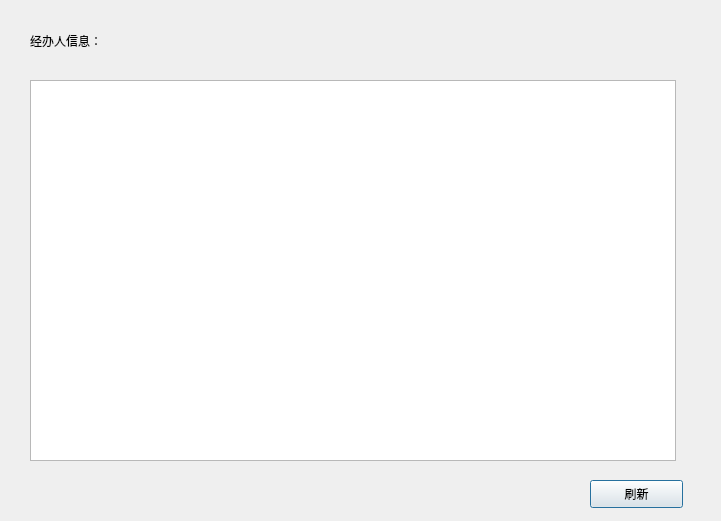
<?xml version="1.0" encoding="UTF-8"?>
<ui version="4.0">
 <class>readsales</class>
 <widget class="QDialog" name="readsales">
  <property name="geometry">
   <rect>
    <x>0</x>
    <y>0</y>
    <width>721</width>
    <height>521</height>
   </rect>
  </property>
  <property name="windowTitle">
   <string>经办人信息</string>
  </property>
  <widget class="QTableView" name="tableView">
   <property name="geometry">
    <rect>
     <x>30</x>
     <y>80</y>
     <width>646</width>
     <height>381</height>
    </rect>
   </property>
  </widget>
  <widget class="QLabel" name="label">
   <property name="geometry">
    <rect>
     <x>30</x>
     <y>20</y>
     <width>191</width>
     <height>41</height>
    </rect>
   </property>
   <property name="styleSheet">
    <string notr="true">font: 18pt &quot;华文楷体&quot;;</string>
   </property>
   <property name="text">
    <string>经办人信息：</string>
   </property>
  </widget>
  <widget class="QPushButton" name="pushButton">
   <property name="geometry">
    <rect>
     <x>590</x>
     <y>480</y>
     <width>93</width>
     <height>28</height>
    </rect>
   </property>
   <property name="text">
    <string>刷新</string>
   </property>
  </widget>
 </widget>
 <resources/>
 <connections/>
</ui>
